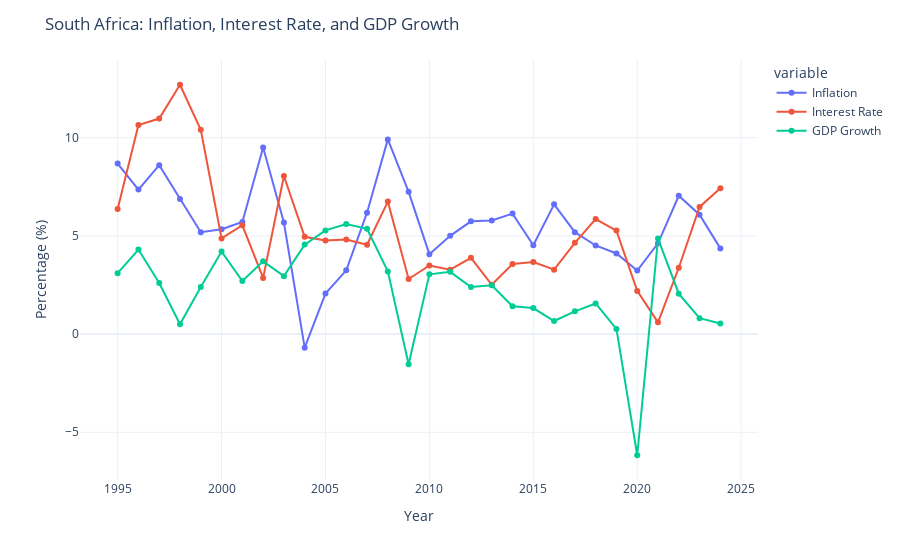

Source (notebook cell):
### Markdown cell above
GDP measures the total value of final goods and services produced within a country over a given period. 
South Africa experienced relatively strong GDP growth between 2003 and 2006, followed by a slowdown beginning in 2007. 
While growth remained positive in 2007, negative growth was observed during the latter part of 2008, reflecting the global financial crisis. 
The economy rebounded in 2009 and showed relatively steady growth until 2019. 
The sharp decline in GDP growth between 2019 and 2020 corresponds to the economic impact of the COVID-19 pandemic.

### Code cell
fig = px.line(
    df_final,
    x='Year',
    y=['Inflation','Interest Rate','GDP Growth'],
    markers=True
)

fig.update_layout(
    title='South Africa: Inflation, Interest Rate, and GDP Growth',
    xaxis_title='Year',
    yaxis_title='Percentage (%)',
    template='plotly_white'
)

fig.show()

### Figure 1 — Plotly figure (JSON) as saved in the notebook; plotly's stock layout.template omitted (floating-point values rounded to 4 significant figures)
{"data": [{"hovertemplate": "variable=Inflation<br>Year=%{x}<br>value=%{y}<extra></extra>", "legendgroup": "Inflation", "line": {"color": "#636efa", "dash": "solid"}, "marker": {"symbol": "circle"}, "mode": "lines+markers", "name": "Inflation", "orientation": "v", "showlegend": true, "type": "scatter", "x": [1995, 1996, 1997, 1998, 1999, 2000, 2001, 2002, 2003, 2004, 2005, 2006, 2007, 2008, 2009, 2010, 2011, 2012, 2013, 2014, 2015, 2016, 2017, 2018, 2019, 2020, 2021, 2022, 2023, 2024], "xaxis": "x", "y": [8.68, 7.354, 8.598, 6.881, 5.181, 5.339, 5.702, 9.495, 5.679, -0.692, 2.063, 3.244, 6.178, 9.91, 7.238, 4.067, 5.001, 5.738, 5.78, 6.133, 4.519, 6.603, 5.186, 4.51, 4.103, 3.232, 4.619, 7.04, 6.075, 4.361], "yaxis": "y"}, {"hovertemplate": "variable=Interest Rate<br>Year=%{x}<br>value=%{y}<extra></extra>", "legendgroup": "Interest Rate", "line": {"color": "#EF553B", "dash": "solid"}, "marker": {"symbol": "circle"}, "mode": "lines+markers", "name": "Interest Rate", "orientation": "v", "showlegend": true, "type": "scatter", "x": [1995, 1996, 1997, 1998, 1999, 2000, 2001, 2002, 2003, 2004, 2005, 2006, 2007, 2008, 2009, 2010, 2011, 2012, 2013, 2014, 2015, 2016, 2017, 2018, 2019, 2020, 2021, 2022, 2023, 2024], "xaxis": "x", "y": [6.367, 10.64, 10.97, 12.69, 10.4, 4.871, 5.538, 2.854, 8.048, 4.95, 4.761, 4.81, 4.546, 6.745, 2.803, 3.491, 3.279, 3.883, 2.509, 3.567, 3.668, 3.278, 4.647, 5.856, 5.268, 2.198, 0.5951, 3.374, 6.472, 7.418], "yaxis": "y"}, {"hovertemplate": "variable=GDP Growth<br>Year=%{x}<br>value=%{y}<extra></extra>", "legendgroup": "GDP Growth", "line": {"color": "#00cc96", "dash": "solid"}, "marker": {"symbol": "circle"}, "mode": "lines+markers", "name": "GDP Growth", "orientation": "v", "showlegend": true, "type": "scatter", "x": [1995, 1996, 1997, 1998, 1999, 2000, 2001, 2002, 2003, 2004, 2005, 2006, 2007, 2008, 2009, 2010, 2011, 2012, 2013, 2014, 2015, 2016, 2017, 2018, 2019, 2020, 2021, 2022, 2023, 2024], "xaxis": "x", "y": [3.1, 4.3, 2.6, 0.5, 2.4, 4.2, 2.7, 3.7, 2.949, 4.555, 5.277, 5.604, 5.36, 3.191, -1.538, 3.04, 3.169, 2.396, 2.485, 1.414, 1.322, 0.6646, 1.158, 1.557, 0.2599, -6.169, 4.859, 2.058, 0.8061, 0.5348], "yaxis": "y"}], "layout": {"legend": {"title": {"text": "variable"}, "tracegroupgap": 0}, "margin": {"t": 60}, "title": {"text": "South Africa: Inflation, Interest Rate, and GDP Growth"}, "xaxis": {"anchor": "y", "domain": [0, 1], "title": {"text": "Year"}}, "yaxis": {"anchor": "x", "domain": [0, 1], "title": {"text": "Percentage (%)"}}}}
